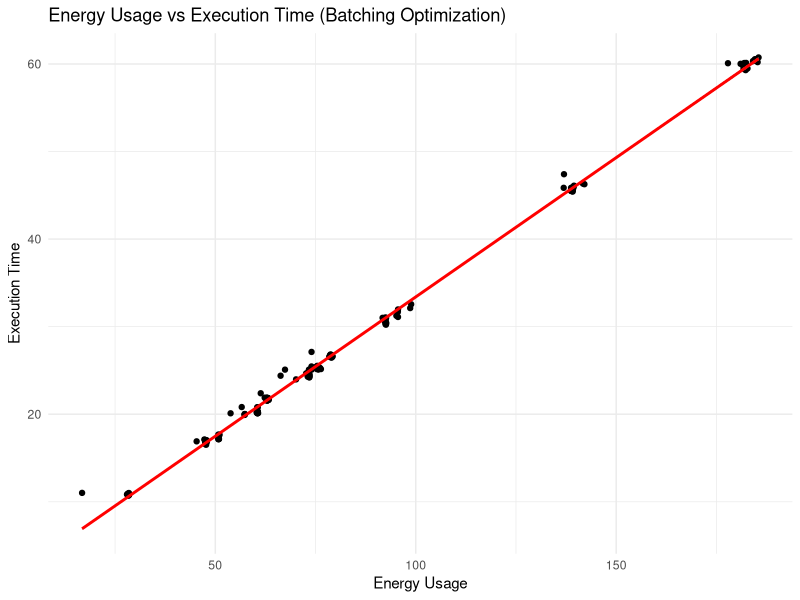
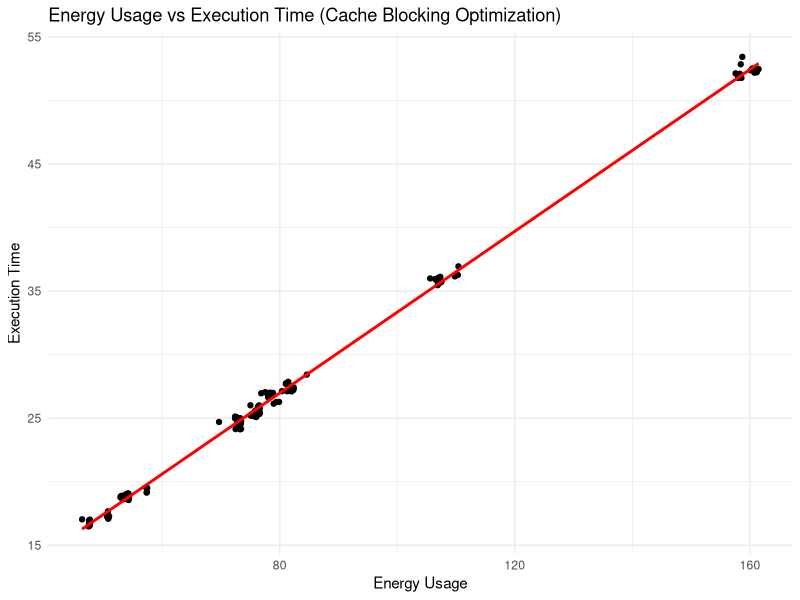
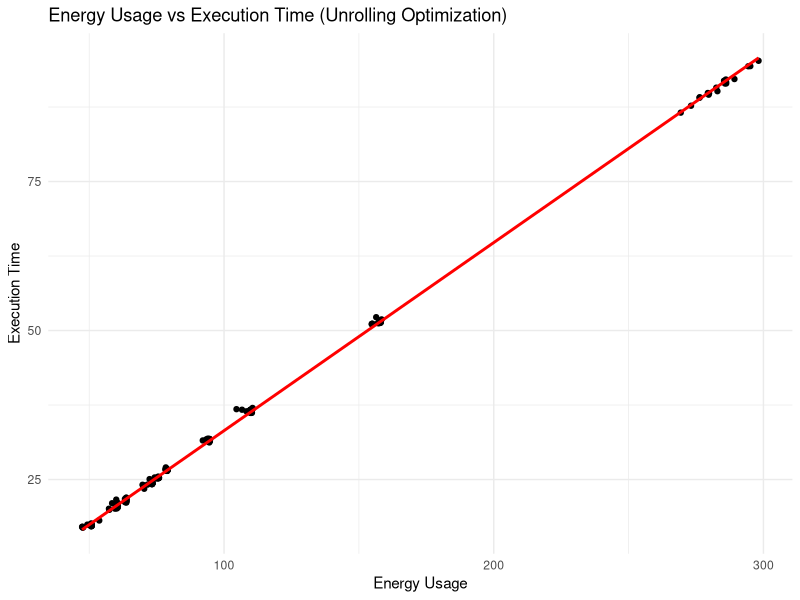
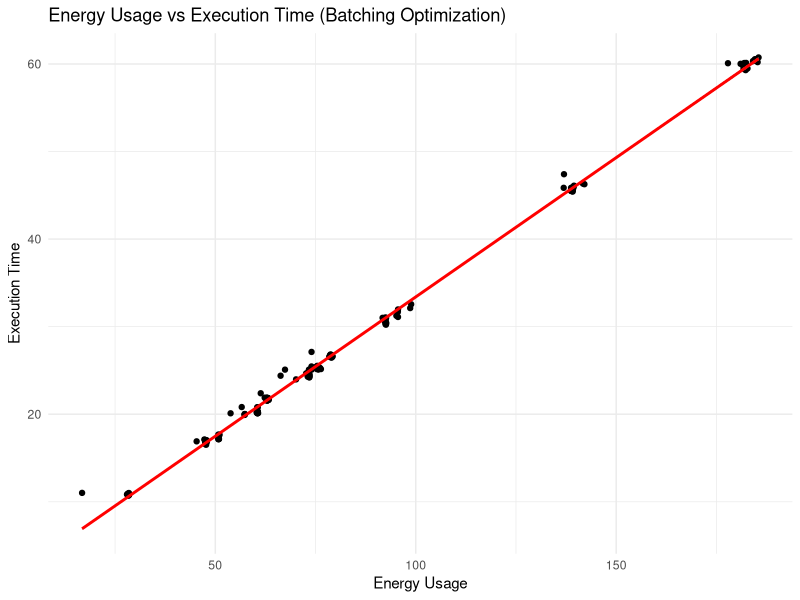
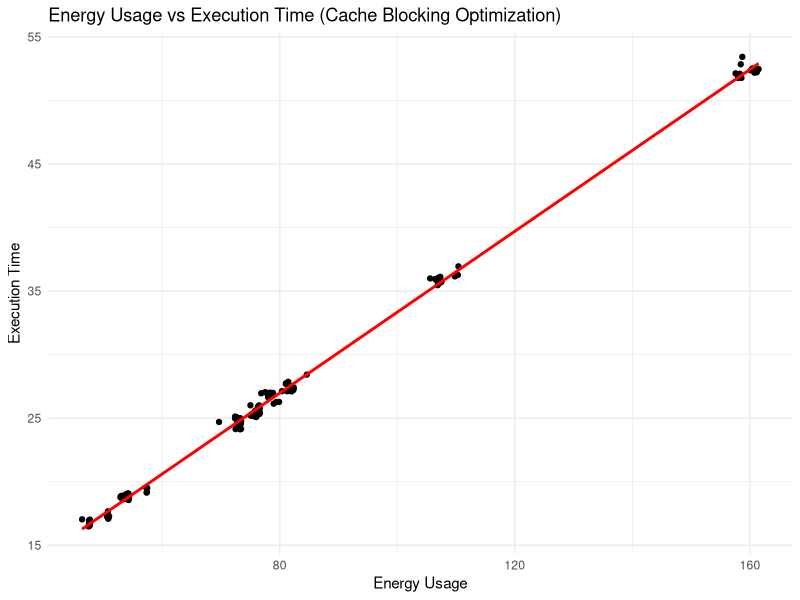
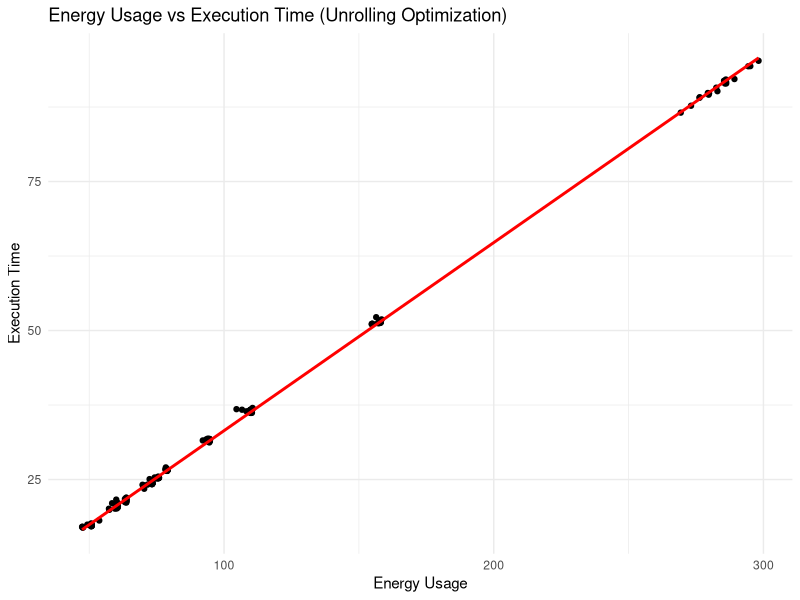

Generate these figures, in order, with R:
library(ggplot2)
library(dplyr)

# Read the CSV files
df1 <- read.csv("run_table-1.csv")
df2 <- read.csv("run_table-2.csv")

# Combine the two data frames
df <- bind_rows(df1, df2)

# Clean the data by removing rows with NA values
df_clean <- df %>%
  filter(!is.na(execution_time) & !is.na(energy_usage))

# Filter data for batching optimization method
df_batching <- df_clean %>%
  filter(grepl("batching", loop_type))  # Only select rows with "batching" in loop_type

# Plot scatter plot and regression line for batching optimization method
ggplot(df_batching, aes(x = energy_usage, y = execution_time)) +
  geom_point() +  # Plot scatter points
  geom_smooth(method = "lm", color = "red") +  # Add linear regression line
  labs(title = "Energy Usage vs Execution Time (Batching Optimization)",
       x = "Energy Usage",
       y = "Execution Time") +
  theme_minimal()

# Save the plot as a PNG file
ggsave("batching_energy_vs_execution_time.png", width = 8, height = 6, dpi = 300)

# Calculate Spearman correlation
correlation <- cor(df_batching$energy_usage, df_batching$execution_time, method = "spearman")
print(paste("Spearman correlation for batching: ", correlation))

# Alternatively, perform a significance test using cor.test()
spearman_test <- cor.test(df_batching$energy_usage, df_batching$execution_time, method = "spearman")
print(spearman_test)

#===============================================================================================================
#===============================================================================================================
#===============================================================================================================
#===============================================================================================================

# Filter data for cache blocking optimization method
df_cacheblocking <- df_clean %>%
  filter(grepl("cacheblocking", loop_type))  # Only select rows with "cacheblocking" in loop_type

# Plot scatter plot and regression line for cache blocking optimization method
ggplot(df_cacheblocking, aes(x = energy_usage, y = execution_time)) +
  geom_point() +  # Plot scatter points
  geom_smooth(method = "lm", color = "red") +  # Add linear regression line
  labs(title = "Energy Usage vs Execution Time (Cache Blocking Optimization)",
       x = "Energy Usage",
       y = "Execution Time") +
  theme_minimal()

# Save the plot as a PNG file
ggsave("cacheblocking_energy_vs_execution_time.png", width = 8, height = 6, dpi = 300)

# Calculate Spearman correlation
correlation <- cor(df_cacheblocking$energy_usage, df_cacheblocking$execution_time, method = "spearman")
print(paste("Spearman correlation for cacheblocking: ", correlation))

# Alternatively, perform a significance test using cor.test()
spearman_test <- cor.test(df_cacheblocking$energy_usage, df_cacheblocking$execution_time, method = "spearman")
print(spearman_test)

#===============================================================================================================
#===============================================================================================================
#===============================================================================================================
#===============================================================================================================

# Filter data for unrolling optimization method
df_unrolling <- df_clean %>%
  filter(grepl("unrolling", loop_type))  # Only select rows with "unrolling" in loop_type

# Plot scatter plot and regression line for unrolling optimization method
ggplot(df_unrolling, aes(x = energy_usage, y = execution_time)) +
  geom_point() +  # Plot scatter points
  geom_smooth(method = "lm", color = "red") +  # Add linear regression line
  labs(title = "Energy Usage vs Execution Time (Unrolling Optimization)",
       x = "Energy Usage",
       y = "Execution Time") +
  theme_minimal()

# Save the plot as a PNG file
ggsave("unrolling_energy_vs_execution_time.png", width = 8, height = 6, dpi = 300)

# Calculate Spearman correlation
correlation <- cor(df_unrolling$energy_usage, df_unrolling$execution_time, method = "spearman")
print(paste("Spearman correlation for unrolling: ", correlation))

# Alternatively, perform a significance test using cor.test()
spearman_test <- cor.test(df_unrolling$energy_usage, df_unrolling$execution_time, method = "spearman")
print(spearman_test)
